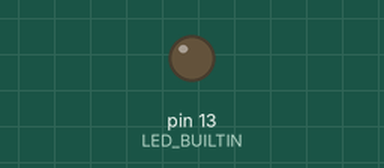
A program run on a simulated Teensy 4. Shown: output pins drawn as LEDs (lit = HIGH). The ROS host is connected and sends only what is stated.

Above: at 0.15 s.
Timing chart, 0 to 1.8 s (numbered marks = the images above):
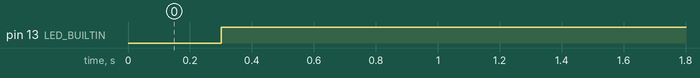

The program:

main.cpp
```cpp
// =============================================================================
// Minimal micro-ROS node over SERIAL -- Teensy 4.1 comms test (reconnecting)
// -----------------------------------------------------------------------------
// Validates the full Teensy <-> micro_ros_agent <-> ROS2 (Jazzy) path with the
// least possible firmware: a counter publisher and a command subscriber. No DAC,
// no NeoPixel, no external libraries -- runs with nothing wired up but USB.
//
// Unlike the textbook example, this uses the standard micro-ROS RECONNECTION
// state machine (rmw_uros_ping_agent). That means:
//   * boot order doesn't matter -- the Teensy waits for the agent to appear
//   * if the agent restarts, the Teensy tears down and re-creates its entities
// A one-shot init (RCCHECK -> error_loop) would instead hang forever if the
// agent wasn't already running at boot. Essential for a real peripheral.
//
// Topics (once connected):
//   teensy/counter   std_msgs/Int32   published at 10 Hz (incrementing)
//   teensy/command   std_msgs/Int32   subscribed; LED reflects last value's LSB
//
// Verify on the host:
//   ros2 topic echo /teensy/counter
//   ros2 topic pub /teensy/command std_msgs/msg/Int32 "{data: 1}" -1
//
// LED: blinks while waiting for / disconnected from the agent; once connected it
// follows the last command's low bit (so `ros2 topic pub` visibly toggles it).
// =============================================================================

#include <Arduino.h>
#include <micro_ros_platformio.h>

#include <rcl/rcl.h>
#include <rcl/error_handling.h>
#include <rclc/rclc.h>
#include <rclc/executor.h>
#include <rmw_microros/rmw_microros.h>
#include <std_msgs/msg/int32.h>

rcl_publisher_t    publisher;
rcl_subscription_t subscriber;
std_msgs__msg__Int32 send_msg;     // outgoing counter
std_msgs__msg__Int32 recv_msg;     // incoming command

rclc_support_t  support;
rcl_allocator_t allocator;
rcl_node_t      node;
rcl_timer_t     timer;
rclc_executor_t executor;

// Return false (not error_loop) on failure so the caller can retry the agent.
#define RCCHECK(fn)     { rcl_ret_t rc = fn; if (rc != RCL_RET_OK) { return false; } }
#define RCSOFTCHECK(fn) { rcl_ret_t rc = fn; (void) rc; }

// Run X at most once per MS milliseconds (non-blocking cadence).
#define EXECUTE_EVERY_N_MS(MS, X) do {              \
    static volatile int64_t init = -1;              \
    if (init == -1) { init = millis(); }            \
    if ((int64_t) millis() - init > (MS)) { X; init = millis(); } \
  } while (0)

enum AgentState { WAITING_AGENT, AGENT_AVAILABLE, AGENT_CONNECTED, AGENT_DISCONNECTED } state;

// 10 Hz: publish the counter, then increment.
void timer_callback(rcl_timer_t* timer, int64_t last_call_time) {
  (void) last_call_time;
  if (timer != NULL) {
    RCSOFTCHECK(rcl_publish(&publisher, &send_msg, NULL));
    send_msg.data++;
  }
}

// Command received from ROS2: mirror the low bit to the onboard LED.
void subscription_callback(const void* msgin) {
  const std_msgs__msg__Int32* msg = (const std_msgs__msg__Int32*) msgin;
  digitalWrite(LED_BUILTIN, (msg->data & 1) ? HIGH : LOW);
}

// Create all ROS entities. Returns false on any failure (-> retry).
bool create_entities() {
  allocator = rcl_get_default_allocator();
  RCCHECK(rclc_support_init(&support, 0, NULL, &allocator));
  RCCHECK(rclc_node_init_default(&node, "teensy_serial_test", "", &support));
  RCCHECK(rclc_publisher_init_default(
      &publisher, &node,
      ROSIDL_GET_MSG_TYPE_SUPPORT(std_msgs, msg, Int32), "teensy/counter"));
  RCCHECK(rclc_subscription_init_default(
      &subscriber, &node,
      ROSIDL_GET_MSG_TYPE_SUPPORT(std_msgs, msg, Int32), "teensy/command"));
  RCCHECK(rclc_timer_init_default(&timer, &support, RCL_MS_TO_NS(100), timer_callback));

  executor = rclc_executor_get_zero_initialized_executor();
  RCCHECK(rclc_executor_init(&executor, &support.context, 2, &allocator));
  RCCHECK(rclc_executor_add_timer(&executor, &timer));
  RCCHECK(rclc_executor_add_subscription(
      &executor, &subscriber, &recv_msg, &subscription_callback, ON_NEW_DATA));
  return true;
}

void destroy_entities() {
  rmw_context_t* rmw_context = rcl_context_get_rmw_context(&support.context);
  (void) rmw_uros_set_context_entity_destroy_session_timeout(rmw_context, 0);

  rcl_publisher_fini(&publisher, &node);
  rcl_subscription_fini(&subscriber, &node);
  rcl_timer_fini(&timer);
  rclc_executor_fini(&executor);
  rcl_node_fini(&node);
  rclc_support_fini(&support);
}

void setup() {
  Serial.begin(115200);
  set_microros_serial_transports(Serial);
  pinMode(LED_BUILTIN, OUTPUT);
  digitalWrite(LED_BUILTIN, LOW);

  state = WAITING_AGENT;
  send_msg.data = 0;
}

void loop() {
  switch (state) {
    case WAITING_AGENT:
      // Poll for the agent every 500 ms (1 ping attempt, 100 ms timeout).
      EXECUTE_EVERY_N_MS(500,
        state = (RMW_RET_OK == rmw_uros_ping_agent(100, 1)) ? AGENT_AVAILABLE : WAITING_AGENT;);
      break;

    case AGENT_AVAILABLE:
      state = create_entities() ? AGENT_CONNECTED : WAITING_AGENT;
      if (state == WAITING_AGENT) destroy_entities();   // clean up partial init
      break;

    case AGENT_CONNECTED:
      // Detect agent loss every 200 ms (3 ping attempts).
      EXECUTE_EVERY_N_MS(200,
        state = (RMW_RET_OK == rmw_uros_ping_agent(100, 3)) ? AGENT_CONNECTED : AGENT_DISCONNECTED;);
      if (state == AGENT_CONNECTED) {
        rclc_executor_spin_some(&executor, RCL_MS_TO_NS(100));
      }
      break;

    case AGENT_DISCONNECTED:
      destroy_entities();
      state = WAITING_AGENT;
      break;
  }

  // Status LED: blink while not connected (command callback owns it when connected).
  if (state != AGENT_CONNECTED) {
    EXECUTE_EVERY_N_MS(300, digitalWrite(LED_BUILTIN, !digitalRead(LED_BUILTIN)););
  }
}
```

Measured:
- by itself, pin 13 (LED_BUILTIN): LOW → HIGH at 0.30 s
